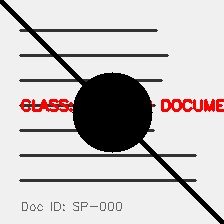
#> input picture dataset/document_quality/Damaged Document/sample_0.jpg, 224 x 224 px
$ python -i computer_vision.py   (imports and definitions only)   (older library calls are emulated)
#> lines starting #> are read from the running program, lines starting #| are printed output that depends on the picture; after the words box and inside, x2 and y2 are one past the last pixel; in counts of white or black regions, pixels touching at a corner belong together
#> further down, picture is the input picture: shape (224, 224, 3); mean B, G, R 196.5, 196.5, 200.6
"""
IntelliPrint Nexus — Enterprise Computer Vision Pipeline (Enterprise Edition)
========================================================================
Full multi-stage OpenCV preprocessing and 20-metric quality assessment engine.
All metrics are computed from actual image data — no random values.

Enterprise improvements:
- Removed dead ``import io`` (imported but never used)
- Added Tuple, List to typing imports for complete type coverage
- from __future__ import annotations
"""
from __future__ import annotations

import cv2
import numpy as np
from typing import Dict, List, Optional, Tuple


# ─────────────────────────────────────────────────────────────────────────────
# Internal helpers
# ─────────────────────────────────────────────────────────────────────────────

# [145 lines left out: functions _load_from_bytes, _to_png_bytes, _normalize_score, detect_blur, compute_contrast, compute_brightness and 7 more, not called in this run]


def compute_perspective_distortion(img: np.ndarray) -> float:
    """Score 0-100 based on how rectangular the document corners are (higher = less distortion)."""
    try:
        gray = cv2.cvtColor(img, cv2.COLOR_BGR2GRAY)
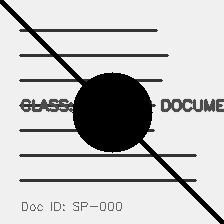
#> gray: shape (224, 224); min 0, max 247, mean 197.7
        blurred = cv2.GaussianBlur(gray, (7, 7), 0)
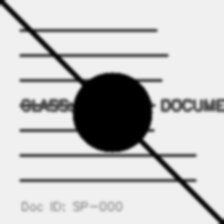
#> blurred: shape (224, 224); min 0, max 240, mean 197.7
        edged = cv2.Canny(blurred, 30, 120)
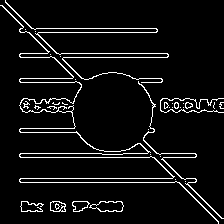
#> edged: shape (224, 224); 6.3% white in thin lines or dots
        contours, _ = cv2.findContours(edged, cv2.RETR_EXTERNAL, cv2.CHAIN_APPROX_SIMPLE)
#> contours = 34 contours, 25 with area under 20; largest, box (x1, y1, x2, y2) and area: (89, 201, 124, 212) 256, (0, 5, 219, 224) 212, (50, 201, 66, 212) 134, (72, 201, 90, 212) 124, (138, 81, 224, 219) 102
        if not contours:
            return 80.0
        largest = max(contours, key=cv2.contourArea)
#> largest = contour of 41 points, box (x1, y1, x2, y2) (89, 201, 124, 212), area 256
        peri = cv2.arcLength(largest, True)
#> peri = 85.94
        approx = cv2.approxPolyDP(largest, 0.02 * peri, True)
#> approx = [[89, 207], [96, 207], [100, 211], [121, 211], [123, 205], [121, 201], [100, 201]]
        # Exactly 4 corners → perfect rectangle
        corners = len(approx)
#> corners = 7
        if corners == 4:
            return 97.0
        elif corners == 5:
            return 85.0
        elif corners == 3:
            return 70.0
        else:
            return max(30.0, 100.0 - (corners - 4) * 8)
    except Exception:
        return 80.0


# [26 lines left out: functions estimate_dpi, compute_ink_visibility, not called in this run]


def compute_ocr_readability(sharpness: float, contrast: float, brightness: float) -> float:
    """Composite OCR readability from three core metrics."""
    return round((sharpness * 0.45 + contrast * 0.35 + brightness * 0.20), 1)


# [38 lines left out: functions compute_image_consistency, compute_compression_quality, not called in this run]


# ─────────────────────────────────────────────────────────────────────────────
# Pipeline stage image generators
# ─────────────────────────────────────────────────────────────────────────────

def _stage_grayscale(img: np.ndarray) -> np.ndarray:
    gray = cv2.cvtColor(img, cv2.COLOR_BGR2GRAY)
    return cv2.cvtColor(gray, cv2.COLOR_GRAY2BGR)


# [14 lines left out: functions _stage_edge, _stage_deskew, not called in this run]


def _stage_denoise(img: np.ndarray) -> np.ndarray:
    return cv2.bilateralFilter(img, 9, 75, 75)


def _stage_enhance(img: np.ndarray) -> np.ndarray:
    gaussian = cv2.GaussianBlur(img, (5, 5), 1.0)
    return cv2.addWeighted(img, 1.5, gaussian, -0.5, 0)


# [198 lines left out: functions _stage_threshold, run_full_pipeline, _fallback_metrics, detect_blur_from_path, deskew_image, enhance_contrast and 3 more, not called in this run]

>>> import cv2
>>> picture = cv2.imread('../dataset/document_quality/Damaged Document/sample_0.jpg')
>>> result = compute_perspective_distortion(picture)
#> result = 76
